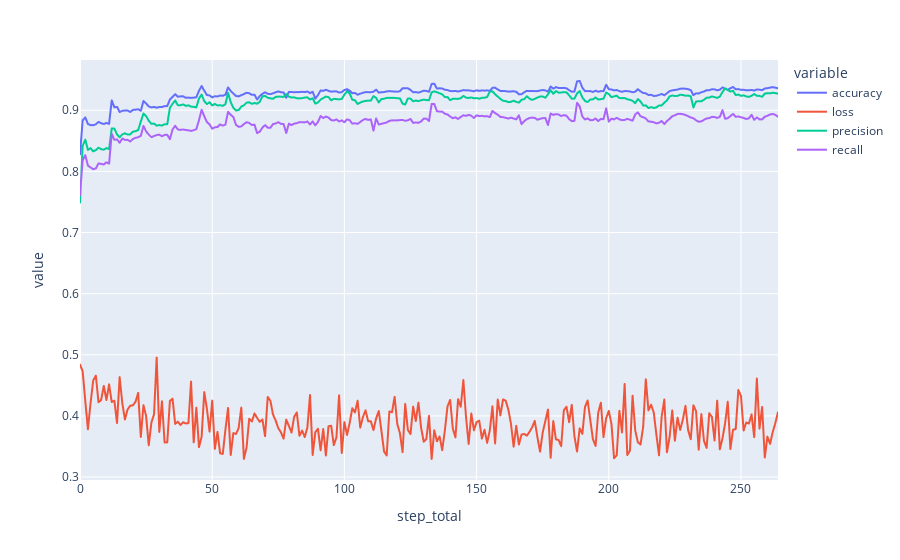

This figure's notebook cell:
### Code cell
px.line(
    grouped_val
)

### Figure 1 — Plotly figure (JSON) as saved in the notebook; plotly's stock layout.template omitted (floating-point values rounded to 4 significant figures; data arrays with more than 128 entries replaced by an {"elided": "..."} marker saying what was removed)
{"data": [{"hovertemplate": "variable=accuracy<br>step_total=%{x}<br>value=%{y}<extra></extra>", "legendgroup": "accuracy", "line": {"color": "#636efa", "dash": "solid"}, "marker": {"symbol": "circle"}, "mode": "lines", "name": "accuracy", "showlegend": true, "type": "scattergl", "x": {"elided": "265 int values"}, "xaxis": "x", "y": {"elided": "265 float values"}, "yaxis": "y"}, {"hovertemplate": "variable=loss<br>step_total=%{x}<br>value=%{y}<extra></extra>", "legendgroup": "loss", "line": {"color": "#EF553B", "dash": "solid"}, "marker": {"symbol": "circle"}, "mode": "lines", "name": "loss", "showlegend": true, "type": "scattergl", "x": {"elided": "265 int values"}, "xaxis": "x", "y": {"elided": "265 float values"}, "yaxis": "y"}, {"hovertemplate": "variable=precision<br>step_total=%{x}<br>value=%{y}<extra></extra>", "legendgroup": "precision", "line": {"color": "#00cc96", "dash": "solid"}, "marker": {"symbol": "circle"}, "mode": "lines", "name": "precision", "showlegend": true, "type": "scattergl", "x": {"elided": "265 int values"}, "xaxis": "x", "y": {"elided": "265 float values"}, "yaxis": "y"}, {"hovertemplate": "variable=recall<br>step_total=%{x}<br>value=%{y}<extra></extra>", "legendgroup": "recall", "line": {"color": "#ab63fa", "dash": "solid"}, "marker": {"symbol": "circle"}, "mode": "lines", "name": "recall", "showlegend": true, "type": "scattergl", "x": {"elided": "265 int values"}, "xaxis": "x", "y": {"elided": "265 float values"}, "yaxis": "y"}], "layout": {"autosize": true, "legend": {"title": {"text": "variable"}, "tracegroupgap": 0}, "margin": {"t": 60}, "xaxis": {"anchor": "y", "autorange": true, "domain": [0, 1], "range": [0, 264], "title": {"text": "step_total"}, "type": "linear"}, "yaxis": {"anchor": "x", "autorange": true, "domain": [0, 1], "range": [0.2952, 0.9823], "title": {"text": "value"}, "type": "linear"}}}
